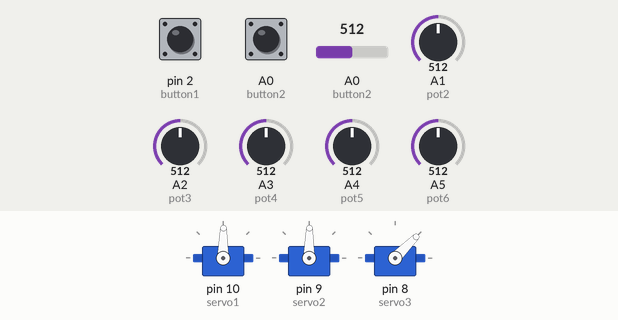
This sketch was run on a simulated Arduino Uno, built with avr-gcc and run on an emulated ATmega328P. On the bench: 3 × servo. Inputs (shaded band) come from the test bench; at power-on: A3 (pot4) = 512, A4 (pot5) = 512, A5 (pot6) = 512, A0 (button2) LOW, pin 2 (button1) LOW, A0 (button2) = 512, A1 (pot2) = 512, A2 (pot3) = 512.

Above: at 1.3 s.
1.4 s: A3 (pot4) set to 716
At 2.7 s:
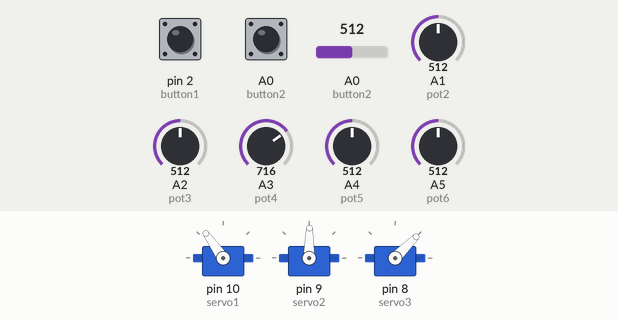
3.0 s: A4 (pot5) set to 716
At 4.0 s:
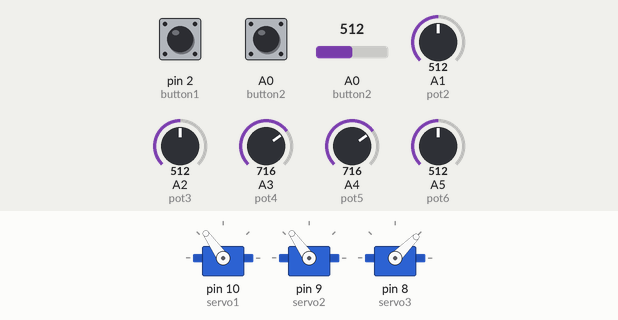
4.5 s: A5 (pot6) set to 716
At 5.3 s:
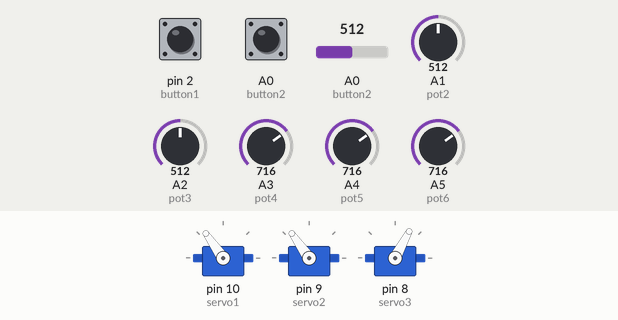
6.0 s: A0 (button2) pulled HIGH for 0.6 s
At 6.6 s:
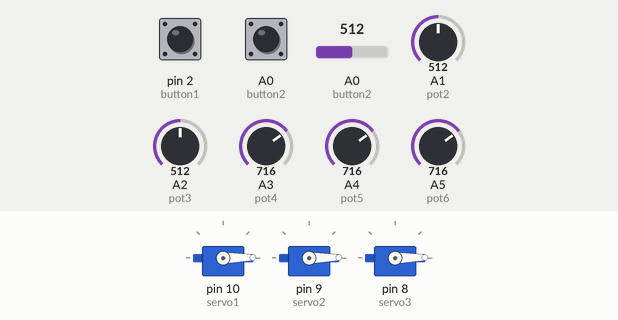
Timing chart, 0 to 9.0 s (numbered marks = the images above; inputs shaded):
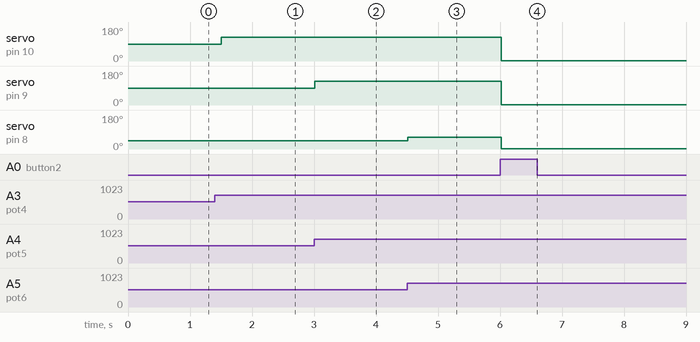

The sketch:

v2_servo_record_write.ino
```cpp
#include <Servo.h>
//define servos
Servo servo1;
Servo servo2;
Servo servo3;
Servo servo4;
Servo servo5;
Servo servo6;

//define buttons
const int button1 = 2;
const int button2 = 14;

//define variable for values of the button
int button1Pressed = 0;
boolean button2Pressed = false;

//define potentiometers
const int pot1 = A0;
const int pot2 = A1;
const int pot3 = A2;
const int pot4 = A3;
const int pot5= A4;
const int pot6 = A5;

//define variable for values of the potentiometers
int pot1Val;
int pot2Val;
int pot3Val;
int pot4Val;
int pot5Val;
int pot6Val;

//define variable for angles of the potentiometer
int pot1Angle;
int pot2Angle;
int pot3Angle;
int pot4Angle;
int pot5Angle;
int pot6Angle;

//define variable for saved position of the servos
int servo1PosSave[]={1,1,1,1,1};
int servo2PosSave[]={1,1,1,1,1};
int servo3PosSave[]={1,1,1,1,1};
int servo4PosSave[]={1,1,1,1,1};
int servo5PosSave[]={1,1,1,1,1};
int servo6PosSave[]={1,1,1,1,1};

void setup() {
  //define attached pins of the servos
  servo1.attach(13);
  servo2.attach(12);
  servo3.attach(11);
  servo1.attach(10);
  servo2.attach(9);
  servo3.attach(8);
  //define buttons as input units
  pinMode(button1, INPUT);
  pinMode(button2, INPUT);

  //initialize serial communication for saved position
  Serial.begin(9600);
}

void loop() {
  //read the potentiometer values and map the values
  pot1Val = analogRead(pot1);
  pot1Angle = map (pot1Val, 0, 1023, 0, 179);
  pot2Val = analogRead(pot2);
  pot2Angle = map (pot2Val, 0, 1023, 0, 179);
  pot3Val = analogRead(pot3);
  pot3Angle = map (pot3Val, 0, 1023, 0, 90);
   pot4Val = analogRead(pot4);
  pot4Angle = map (pot4Val, 0, 1023, 0, 179);
  pot5Val = analogRead(pot5);
  pot5Angle = map (pot5Val, 0, 1023, 0, 179);
  pot6Val = analogRead(pot6);
  pot6Angle = map (pot6Val, 0, 1023, 0, 90);

  //servos move to mapped angles
  servo1.write(pot1Angle);
  servo2.write(pot2Angle);
  servo3.write(pot3Angle);
  servo1.write(pot4Angle);
  servo2.write(pot5Angle);
  servo3.write(pot6Angle);

  //if button1 is pressed (HIGH), save the potentiometers position
  //as long as button1 is pressed
  if(digitalRead(button1) == HIGH){
    button1Pressed++;
    switch(button1Pressed){
      case 1:
        servo1PosSave[0] = pot1Angle;
        servo2PosSave[0] = pot2Angle;
        servo3PosSave[0] = pot3Angle;
        servo4PosSave[0] = pot4Angle;
        servo5PosSave[0] = pot5Angle;
        servo6PosSave[0] = pot6Angle;

        Serial.println("Position #1 Saved");
       break;
       case 2:
        servo1PosSave[1] = pot1Angle;
        servo2PosSave[1] = pot2Angle;
        servo3PosSave[1] = pot3Angle;
        servo4PosSave[1] = pot4Angle;
        servo5PosSave[1] = pot5Angle;
        servo6PosSave[1] = pot6Angle;
        Serial.println("Position #2 Saved");
       break;
       case 3:
        servo1PosSave[2] = pot1Angle;
        servo2PosSave[2] = pot2Angle;
        servo3PosSave[2] = pot3Angle;
        servo4PosSave[2] = pot4Angle;
        servo5PosSave[2] = pot5Angle;
        servo6PosSave[2] = pot6Angle;
        Serial.println("Position #3 Saved");
       break;
       case 4:
        servo1PosSave[3] = pot1Angle;
        servo2PosSave[3] = pot2Angle;
        servo3PosSave[3] = pot3Angle;
        servo4PosSave[3] = pot4Angle;
        servo5PosSave[3] = pot5Angle;
        servo6PosSave[3] = pot6Angle;
        Serial.println("Position #4 Saved");
       break;
       case 5:
        servo1PosSave[4] = pot1Angle;
        servo2PosSave[4] = pot2Angle;
        servo3PosSave[4] = pot3Angle;
        servo4PosSave[4] = pot4Angle;
        servo5PosSave[4] = pot5Angle;
        servo6PosSave[4] = pot6Angle;
        Serial.println("Position #5 Saved");
       break;
    }
  }
  //if button2 pressed (HIGH), the servos move saved position
  if(digitalRead(button2) == HIGH){
    button2Pressed = true;
  }
  if(button2Pressed){
    for(int i=0; i<5; i++){
      servo1.write(servo1PosSave[i]);
      servo2.write(servo2PosSave[i]);
      servo3.write(servo3PosSave[i]);
      servo4.write(servo4PosSave[i]);
      servo5.write(servo5PosSave[i]);
      servo6.write(servo6PosSave[i]);
      delay(2000);
    }
  }
  delay(500);
}
```

Measured:
- after the input at 1.4 s, servo on pin 10 (servo1): 89° → 125° after 0.11 s
- after the input at 3.0 s, servo on pin 9 (servo2): 89° → 125° at once
- after the input at 4.5 s, servo on pin 8 (servo3): 45° → 62° at once
- after the input at 6.0 s, servo on pin 10 (servo1), servo on pin 9 (servo2): 125° → 1° at once; servo on pin 8 (servo3): 62° → 1° at once
